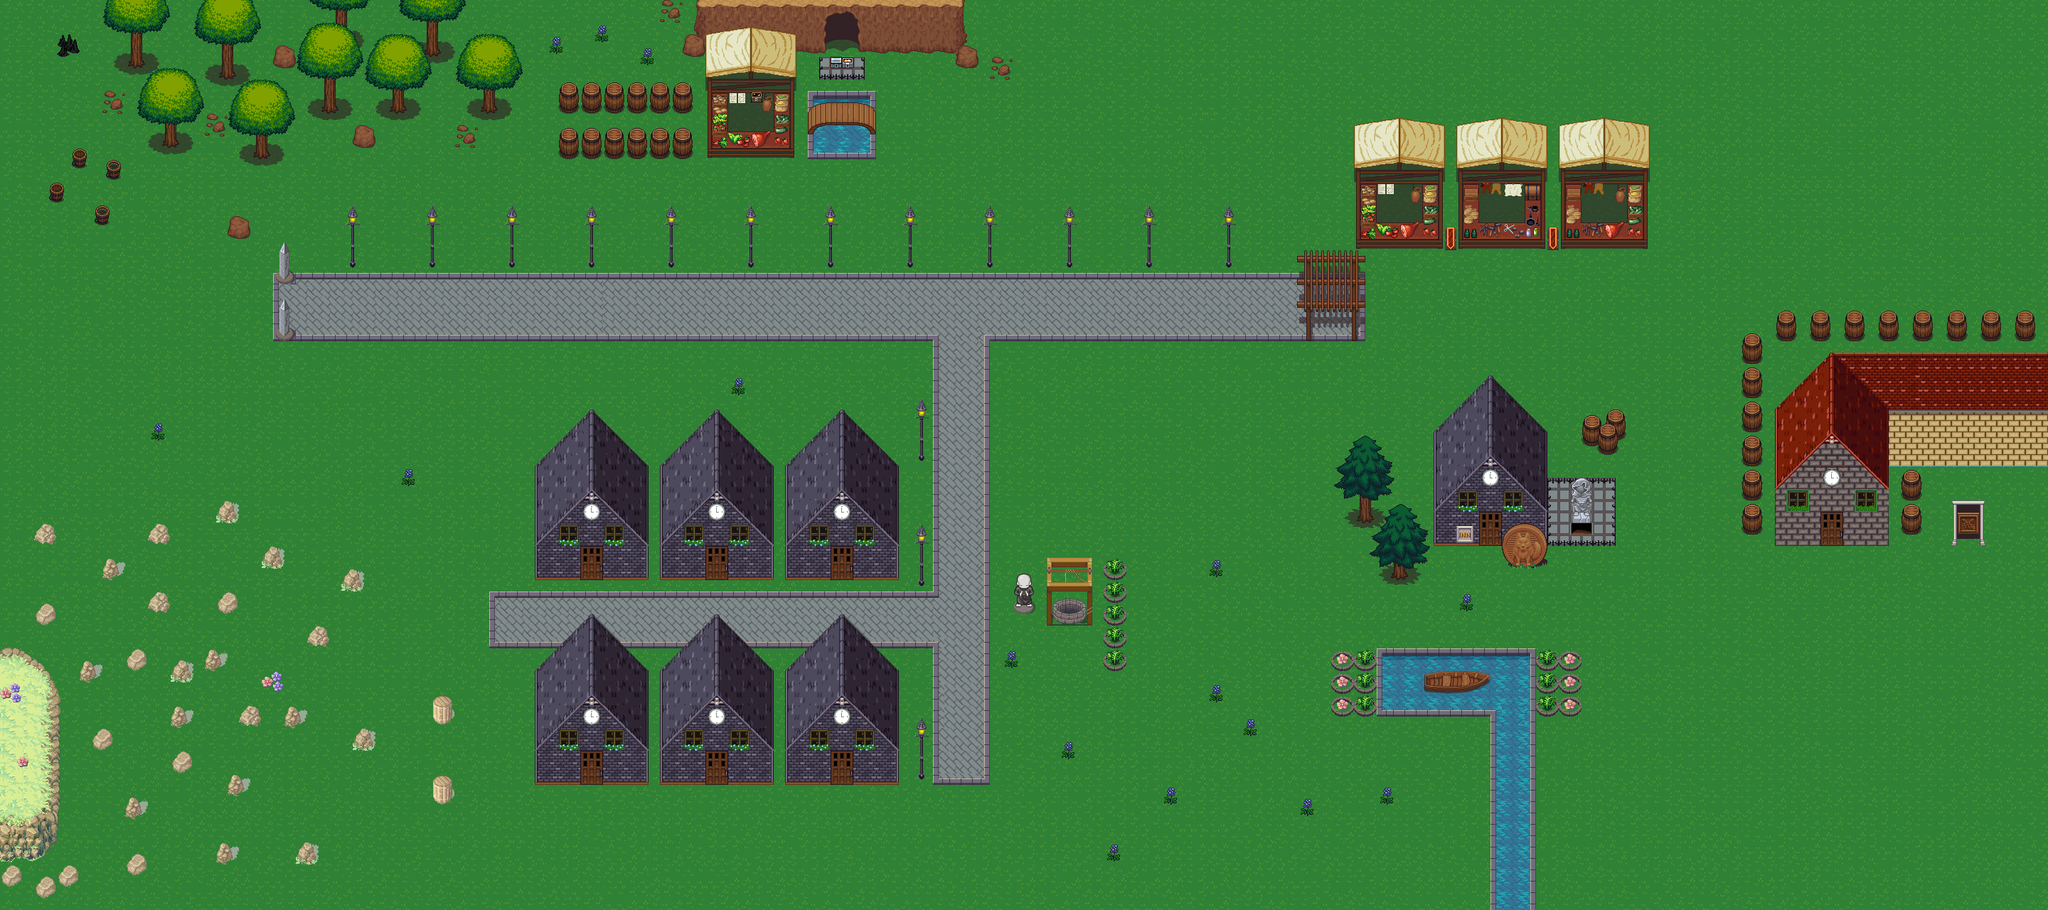

A level layout from a 2D game, rendered from its tile map. Below: a short description, then the map file with tile-grid data replaced by summaries:
An orthogonal 180x80 tile map with 16x16 px tiles, 3 tile layers (Background, Foreground, Top), 5 tilesets and 7 objects.

<map version="1.0" orientation="orthogonal" renderorder="right-down" width="180" height="80" tilewidth="16" tileheight="16" nextobjectid="54">
 <tileset firstgid="1" name="Outside_B" tilewidth="16" tileheight="16" tilecount="1024" columns="32">
  <image source="tilesets/Outside_B.png" width="512" height="512" />
 </tileset>
 <tileset firstgid="1025" name="city_outside" tilewidth="16" tileheight="16" tilecount="1728" columns="48">
  <image source="tilesets/city_outside.png" width="768" height="576" />
 </tileset>
 <tileset firstgid="2753" name="chests_16x16_0" tilewidth="16" tileheight="16" tilecount="15" columns="3">
  <image source="tilesets/chests_16x16_0.png" width="48" height="80" />
 </tileset>
 <tileset firstgid="2768" name="Cliff_tileset" tilewidth="16" tileheight="16" tilecount="992" columns="31">
  <image source="tilesets/Cliff_tileset.png" width="503" height="518" />
 </tileset>
 <tileset firstgid="3760" name="object- layer" tilewidth="16" tileheight="16" tilecount="377" columns="29">
  <image source="tilesets/object- layer.png" width="477" height="219" />
 </tileset>
 <layer name="Background" width="180" height="80">
  <data>[14400 cells, 14400 non-empty, 119 distinct tile ids]</data>
 </layer>
 <layer name="Foreground" width="180" height="80">
  <data>[14400 cells, 1825 non-empty, 523 distinct tile ids]</data>
 </layer>
 <layer name="Top" width="180" height="80">
  <data>[14400 cells, 1684 non-empty, 557 distinct tile ids]</data>
 </layer>
 <objectgroup name="Data">
  <object id="43" x="528" y="432">
   <properties>
    <property name="subtype" value="frogman" />
    <property name="type" value="entity" />
   </properties>
  </object>
  <object id="48" x="1056" y="184">
   <properties>
    <property name="subtype" value="frogman" />
    <property name="type" value="entity" />
   </properties>
  </object>
  <object id="49" x="1352" y="432">
   <properties>
    <property name="subtype" value="chill_lummox" />
    <property name="time" type="float" value="5" />
    <property name="type" value="spawner" />
   </properties>
  </object>
  <object id="50" x="688" y="208">
   <properties>
    <property name="subtype" value="chill_lummox" />
    <property name="time" type="float" value="5" />
    <property name="type" value="spawner" />
   </properties>
  </object>
  <object id="51" x="688" y="528">
   <properties>
    <property name="subtype" value="chill_lummox" />
    <property name="type" value="entity" />
   </properties>
  </object>
  <object id="52" x="688" y="336">
   <properties>
    <property name="subtype" value="chill_lummox" />
    <property name="type" value="entity" />
   </properties>
  </object>
  <object id="53" x="1104" y="432">
   <properties>
    <property name="subtype" value="chill_lummox" />
    <property name="type" value="entity" />
   </properties>
  </object>
 </objectgroup>
</map>
